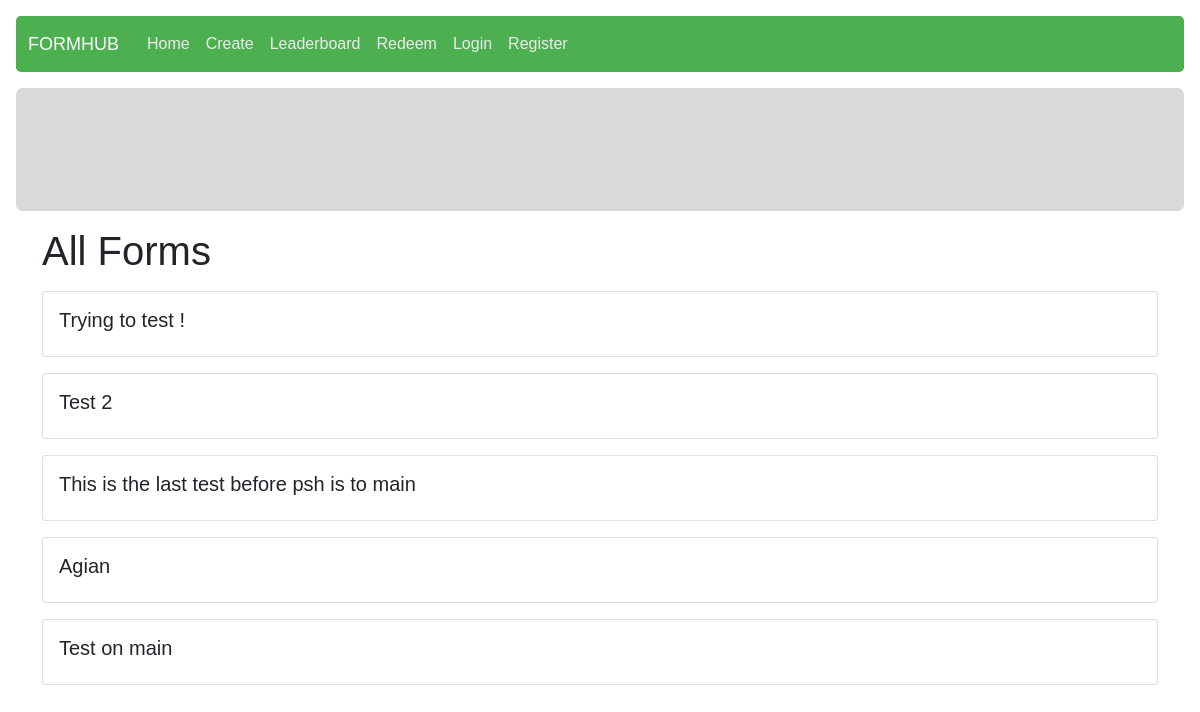
Before: / with the older database file.
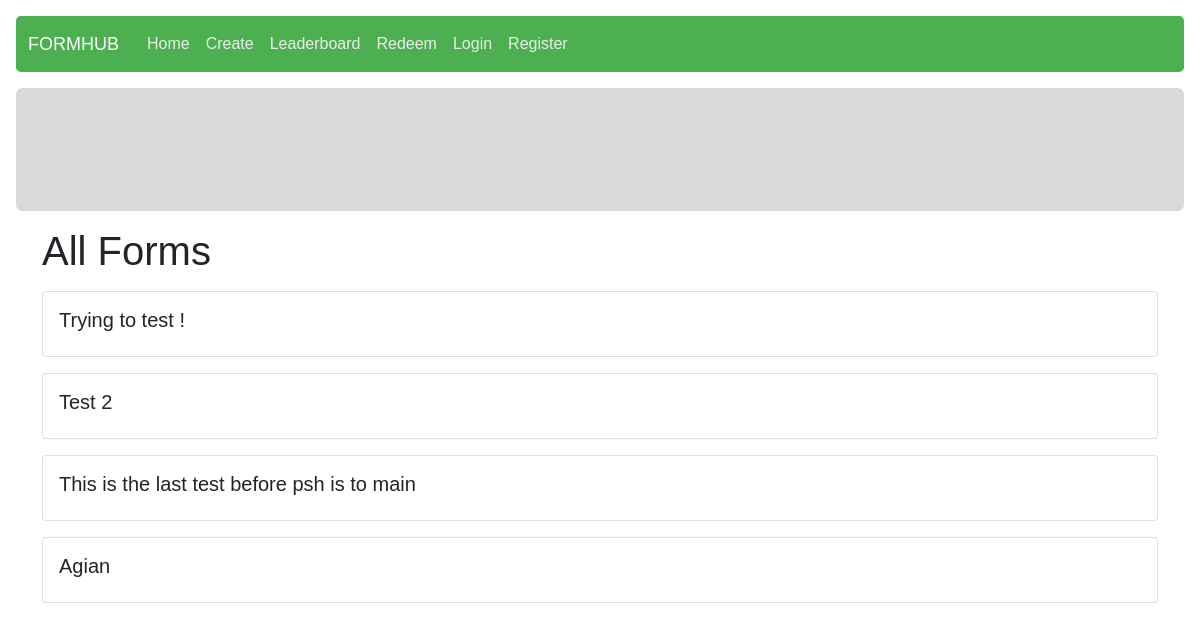
After: the same page with the newer database file.
### form_management/models.py (models this page shows, shortened)
class Form(models.Model):
    owner = models.ForeignKey(User, on_delete = models.CASCADE)
    form_name = models.CharField(max_length = 125)
    description = models.CharField(max_length = 450)
    category = models.ForeignKey(Category, on_delete = models.CASCADE, null = True)
    design = models.JSONField()
    creation_timestamp = models.DateTimeField(auto_now_add = True)
    publish_timestamp = models.DateTimeField(null = True)
    is_open = models.BooleanField(default = False)
    is_sale = models.BooleanField(default = False)
    form_point = models.ForeignKey(Point, on_delete = models.CASCADE, related_name="form_point")

### answering/views.py (the view)
# urls.py: path("", views.index, name="index"),
def index(request):
	forms = Form.objects.filter(is_open = True)
	return render(request, "answering/index.html", {
		"forms": forms
	})

### templates/answering/index.html (shortened to what this page needs)
{% extends "layout.html" %}
{% load static %}
{% block extra_css %}
    <link rel="stylesheet" href="{% static 'answering/index.css' %}">
{% endblock %}
{% block body %}
<div class="container">
    <h1>All Forms</h1>
    <div class="all-forms">
        {% for form in forms %}
            <div class="card my-3 form" data-code="{{ form.id }}">
                <div class="card-body">
                    <h5>{{ form.form_name }}</h5>
                </div>
            </div>
        {% empty %}
            <h3>No form</h3>
        {% endfor %}
    </div>
</div>
{% endblock %}

Changed rows visible on the page:
removed Form: form_name "Test on main"
